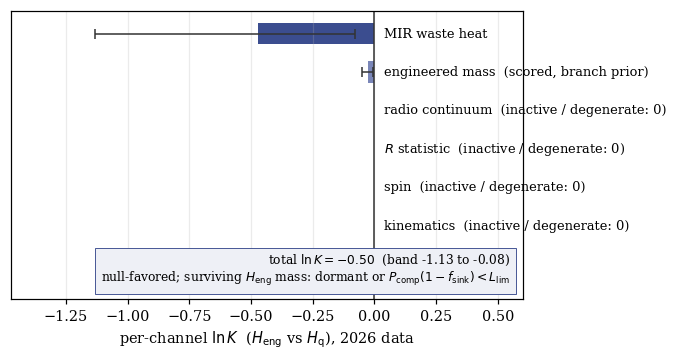

The script that saved this image:
"""Fig 3: worked-example ln K per channel, H_eng vs H_q (best null), omega Cen today.

Appendix B model, v1.0 continuous MIRI likelihood (OCS-MIRI-1, R5 5.3):

Channels and data (2026):
  MIR  : continuous per-filter detection against the real MIRI point-source
         sensitivity curve (JDox Table 1, ETC 6.0; miri_sensitivity.json,
         OCS-MIRI-DATA), crowding-penalized for the omega Cen core
  radio: no detection to 1.1 uJy at 7.25 GHz (Mahida 2026) -- both hypotheses
         predict silence in dormancy; likelihood ratio ~ 1 by construction
  R    : accretion never detected; channel inactive (ln K = 0)
  spin : no measurement yet (ln K = 0)
  kin/MSP: identical point-mass predictions for H_eng and H_q (ln K = 0);
         they act only in the H_q vs H_sub contest (mass-window cross-check)

H_eng priors (pre-registered, log-flat):
  P_comp  : log-uniform over [1, P_fuel] Lsun  (fuel ceiling from fig2/common)
  leak = 1 - f_sink : log-uniform over [1e-4, 1]  (transport floor)
  r_swarm : log-uniform over the envelope [2e-2, 4e3] AU (referee M3)
  f_warm  : log-uniform mass-fraction split between the two blackbody
            components (referee R5 5.3); the one new free parameter this
            build introduces
  dormant fraction f_d: probability the installation is dormant (P_comp -> 0);
         prior 0.5 (varied 0.1--0.9 for the sensitivity band)

MIR likelihood, continuous (R5 5.3, replacing the piecewise hard threshold):
the swarm's waste luminosity L_waste = leak * P_comp splits into a warm
component f_warm * L_waste and a cool component (1 - f_warm) * L_waste, each
re-radiated as a blackbody from the same swarm radius r via the existing
common.t_eff(L, r) -- so the SED is fixed by (L_waste, r, f_warm) with f_warm
the only new free parameter. Each component's flux density at each MIRI
filter's pivot wavelength is F_nu = pi * B_nu(T) * (r/d)^2 at d = 5.43 kpc.
A configuration is detected iff the summed (warm + cool) flux exceeds the
crowding-penalized sensitivity in ANY filter (logical OR over filters, never
a sum of per-filter significances). Filter bandpass width is not folded in:
no published per-filter bandwidth is sourced in miri_sensitivity.json, so
each filter's response is treated as a delta function at its pivot
wavelength, a stated approximation, not a claimed measurement.

The far-infrared corner (swarm cold enough that its Wien tail is negligible
at all MIRI wavelengths, <=25.5 um / F2550W) is not clamped by an assumed
placeholder limit: it falls out of the physics as simply undetected by any
filter in the array, which is the honest state (no far-IR instrument is
operating; OCS-MIRI-DATA). This replaces both the piecewise T_eff step
function and the "Wien-peak band" / "cross-band leakage" language Appendix B
previously claimed and the script did not implement (R5-V7).

Report xi = 1 - P(quiet | active) as the data-only statistic, separately
from ln K.

Outputs fig3_lnk.pdf + prints the numbers quoted in section 5.

Prior-edge sensitivity (referee R5-V3, R5-V7): every prior boundary is a
command-line parameter, because ln K here is a prior-volume ratio and the
boundaries are the levers.

  --leak-floor-dex   lower bound of the 1 - f_sink prior (default -4, the
                     Appendix A.3 transport floor; -6 is the softer alternative)
  --pcomp-floor-dex  lower bound of the P_comp prior in log10 Lsun (default 0,
                     i.e. 1 Lsun, which coincides with the warm instrument limit)
  --pcomp-ceiling    upper bound of the P_comp prior in Lsun (default: the
                     engineered-unsuppressed Bondi ceiling; 1e3 is the
                     ADIOS-suppressed natural ceiling)
  --r-range          swarm-radius prior in AU, two values
  --split-floor-dex  lower bound of the f_warm (warm mass-fraction) prior in
                     log10 (default -3: warm component can be as small as
                     0.1 per cent of the waste luminosity)
  --split-ceiling    upper bound of the f_warm prior (default 0.999: warm
                     component can dominate but never fully exclude the cool
                     one, which would make the split parameter undefined)
  --soft-threshold   replace the hard per-filter detection threshold with a
                     logistic in log10(F_nu / sensitivity) of the given width
                     in dex (0 = hard); per-filter probabilities combine as
                     P(nondetect) = product over filters of (1 - p_det,i),
                     the probabilistic form of the same OR rule
  --crowding-factor  multiplicative crowding/confusion penalty on the MIRI
                     sensitivities (default 3.0, OCS-MIRI-DATA / Paper C)

Structural note (referee R5-V1): because P(no detection | H_q) = 1, this
channel is one-sided and its evidence is capped at ln K >= ln f_d for any
depth of photometry. The script prints the capacity and the spent fraction
alongside the value. The data-only statistic is xi = 1 - P(quiet | active),
the fraction of the *active* prior volume the limits exclude; it carries no
dormancy prior.

Outputs fig3_lnk.pdf + prints the numbers quoted in section 5. The figure is
written only when every prior boundary sits at its default.
"""
import argparse
import json
import os
import numpy as np
import matplotlib
matplotlib.use("Agg")
import matplotlib.pyplot as plt
from common import LSUN, AU, C, PC, mdot_bondi, t_eff, STYLE

P_FUEL = mdot_bondi() * C**2 / LSUN
DIST_M = 5.43e3 * PC          # Paper C adopted distance, 5.43 kpc
H_PLANCK = 6.62607015e-34     # J s
K_BOLTZ = 1.380649e-23        # J K^-1

_HERE = os.path.dirname(os.path.abspath(__file__))
with open(os.path.join(_HERE, "miri_sensitivity.json")) as _fh:
    _SENS = json.load(_fh)
FILTERS = _SENS["filters"]
LAM_M = np.array([f["pivot_wavelength_um"] for f in FILTERS]) * 1e-6
SENS_UJY = np.array([f["sensitivity_ujy"] for f in FILTERS])

ap = argparse.ArgumentParser()
ap.add_argument("--leak-floor-dex", type=float, default=-4.0)
ap.add_argument("--pcomp-floor-dex", type=float, default=0.0)
ap.add_argument("--pcomp-ceiling", type=float, default=P_FUEL)
ap.add_argument("--r-range", type=float, nargs=2, default=[2e-2, 4e3])
ap.add_argument("--split-floor-dex", type=float, default=-3.0)
ap.add_argument("--split-ceiling", type=float, default=0.999)
ap.add_argument("--soft-threshold", type=float, default=0.0)
ap.add_argument("--crowding-factor", type=float, default=3.0)
# E-R9-06: the fuel ceiling is not a constant. It carries eta(a*) and the
# outflow-suppression state, and the fiducial 6.86e5 Lsun is the value at
# a* ~ 0.99 with suppression itself suppressed -- i.e. the prior silently
# conditions H_eng on the engineered, near-extremal, unsuppressed corner. With
# this flag the ceiling is drawn per sample from a stated mixture over the
# spin-architecture fork of Sec. 4.4 and over the suppression state, instead.
ap.add_argument("--fuel-mixture", action="store_true")
ap.add_argument("--w-thindisc", type=float, default=0.5,
                help="mixture weight on the thin-disc (near-extremal) branch")
ap.add_argument("--w-unsuppressed", type=float, default=0.5,
                help="mixture weight on the engineered-unsuppressed outflow state")
args = ap.parse_args()
LEAK_FLOOR_DEX = args.leak_floor_dex
IS_DEFAULT = (LEAK_FLOOR_DEX == -4.0 and args.pcomp_floor_dex == 0.0
              and args.pcomp_ceiling == P_FUEL and args.r_range == [2e-2, 4e3]
              and args.split_floor_dex == -3.0 and args.split_ceiling == 0.999
              and args.soft_threshold == 0.0 and args.crowding_factor == 3.0
              and not args.fuel_mixture)

plt.rcParams.update(STYLE)
rng = np.random.default_rng(20260717)

N = 2_000_000
SENS_JY_EFF = SENS_UJY * 1e-6 * args.crowding_factor   # crowded effective limit, Jy

R_MIN_AU, R_MAX_AU = args.r_range   # fueled inner bound to cluster stripping radius

def planck_nu(nu, T):
    """Spectral radiance B_nu(T), W m^-2 Hz^-1 sr^-1. Cold limit -> 0, not NaN."""
    with np.errstate(over="ignore", divide="ignore"):
        x = H_PLANCK * nu / (K_BOLTZ * np.maximum(T, 1e-3))
        return (2.0 * H_PLANCK * nu**3 / C**2) / np.expm1(x)

def p_quiet_given_active():
    """Fraction of the active-installation prior volume that evades every filter.

    This is the data-only statistic: no dormancy prior enters. One set of
    draws serves every f_d, so the sensitivity band uses common random
    numbers. Per-filter flux is accumulated in a loop over the 9 filters to
    keep peak memory at O(N) rather than O(N x n_filters).
    """
    if args.fuel_mixture:
        # spin: thin-disc branch at a* = 0.998, or MAD equilibrium a* ~ U(0.035, 0.07)
        # (the band sec:spinbranch adopts from Narayan2022 S3.4 and the shorter
        # Tchekhovskoy et al. 2012 runs; U(0.1, 0.3) is the retired value)
        thin = rng.random(N) < args.w_thindisc
        a_star = np.where(thin, 0.998, rng.uniform(0.035, 0.07, N))
        # eta(a*) falls roughly as a*^2 from its a* = 0.99 value (Sec. 4.2)
        eta_rel = (a_star / 0.99) ** 2
        # outflow suppression: engineered-unsuppressed, or naturally suppressed
        # by a factor log-uniform over the 1e2-500 range Appendix C quotes
        unsupp = rng.random(N) < args.w_unsuppressed
        supp_factor = np.where(unsupp, 1.0,
                               10 ** rng.uniform(2.0, np.log10(500.0), N))
        ceil_draw = P_FUEL * eta_rel / supp_factor
        ceil_draw = np.maximum(ceil_draw, 10 ** args.pcomp_floor_dex * 1.0001)
        logP = args.pcomp_floor_dex + (np.log10(ceil_draw) - args.pcomp_floor_dex) * rng.random(N)
    else:
        logP = rng.uniform(args.pcomp_floor_dex, np.log10(args.pcomp_ceiling), N)
    logleak = rng.uniform(LEAK_FLOOR_DEX, 0, N)
    logr = rng.uniform(np.log10(R_MIN_AU), np.log10(R_MAX_AU), N)
    logsplit = rng.uniform(args.split_floor_dex, np.log10(args.split_ceiling), N)

    L_waste = 10 ** (logP + logleak) * LSUN         # W
    f_warm = 10 ** logsplit
    r_m = 10 ** logr * AU
    T_warm = t_eff(f_warm * L_waste, r_m)
    T_cool = t_eff((1.0 - f_warm) * L_waste, r_m)
    area_term = (r_m / DIST_M) ** 2                  # (R_emit / d)^2, shared by both components

    if args.soft_threshold > 0:
        log_p_nondet_total = np.zeros(N)
    else:
        detected_any = np.zeros(N, dtype=bool)

    for lam, lim_jy in zip(LAM_M, SENS_JY_EFF):
        nu = C / lam
        F_nu = np.pi * area_term * (planck_nu(nu, T_warm) + planck_nu(nu, T_cool))  # W m^-2 Hz^-1
        F_jy = F_nu / 1e-26
        if args.soft_threshold > 0:
            z = np.log10(np.maximum(F_jy, 1e-300) / lim_jy) / args.soft_threshold
            p_det = 1.0 / (1.0 + np.exp(-z))
            log_p_nondet_total += np.log(np.maximum(1.0 - p_det, 1e-300))
        else:
            detected_any |= (F_jy > lim_jy)

    if args.soft_threshold > 0:
        return float(np.mean(np.exp(log_p_nondet_total)))
    return float(np.mean(~detected_any))

def lnK_mir(f_dormant, p_qa):
    return float(np.log(f_dormant + (1 - f_dormant) * p_qa))

p_qa = p_quiet_given_active()
lnK_c = lnK_mir(0.5, p_qa)
lo = lnK_mir(0.1, p_qa)   # least dormant -> most exposed -> most negative
hi = lnK_mir(0.9, p_qa)

# Mass channel (E-R9-03): scored in fE_mass_channel.py rather than asserted.
# Values are read from that script's JSON so the two cannot drift apart.
with open(os.path.join(_HERE, "fE_mass_channel.json")) as _fh:
    _MASS = json.load(_fh)
LNK_MASS = _MASS["range"]["w=0.5"]["lnK"]
# w = 0.9 is the most negative end (more late-spin-up prior volume above the
# ceiling), w = 0.1 the least; LO/HI here mean low/high on the lnK axis.
LNK_MASS_LO = _MASS["range"]["w=0.9"]["lnK"]
LNK_MASS_HI = _MASS["range"]["w=0.1"]["lnK"]

channels = ["MIR waste heat", "engineered mass", "radio continuum", "$R$ statistic",
            "spin", "kinematics"]
vals     = [lnK_c, LNK_MASS, 0.0, 0.0, 0.0, 0.0]
los      = [lo, LNK_MASS_LO, 0, 0, 0, 0]
his      = [hi, LNK_MASS_HI, 0, 0, 0, 0]

fig, ax = plt.subplots(figsize=(6.0, 3.4))
y = np.arange(len(channels))[::-1]
ax.barh(y, vals, color=["#3b4d8f", "#7a86b8"] + ["0.7"] * 4, height=0.55)
ax.errorbar([lnK_c, LNK_MASS], [y[0], y[1]],
            xerr=[[lnK_c - lo, LNK_MASS - LNK_MASS_LO],
                  [hi - lnK_c, LNK_MASS_HI - LNK_MASS]],
            fmt="none", ecolor="0.2", capsize=3, lw=1)
for yi, v, ch in zip(y, vals, channels):
    if ch == "MIR waste heat":
        note = ""
    elif ch == "engineered mass":
        note = "  (scored, branch prior)"
    else:
        note = "  (inactive / degenerate: 0)"
    ax.text(0.04, yi, ch + note, va="center", fontsize=8.5)
ax.axvline(0, color="0.2", lw=1)
ax.set_yticks([]); ax.set_ylim(-1.9, len(channels) - 0.4)
ax.set_xlabel(r"per-channel $\ln K$  ($H_{\rm eng}$ vs $H_{\rm q}$), 2026 data")
ax.set_xlim(min(lo * 1.3, -1.0), 0.6)
total = sum(vals)
ax.text(0.55, -0.7,
        f"total $\\ln K = {total:+.2f}$  (band {lo:+.2f} to {hi:+.2f})\n"
        f"null-favored; surviving $H_{{\\rm eng}}$ mass: dormant or "
        f"$P_{{\\rm comp}}(1-f_{{\\rm sink}}) < L_{{\\rm lim}}$",
        fontsize=8, va="top", ha="right",
        bbox=dict(fc="#eef0f6", ec="#3b4d8f", lw=0.6))
if IS_DEFAULT:
    fig.savefig("fig3_lnk.pdf"); fig.savefig("fig3_lnk.png", dpi=110)
cap = np.log(0.5)
print(f"leak floor 1e{LEAK_FLOOR_DEX:.0f}  P_comp [1e{args.pcomp_floor_dex:.0f}, "
      f"{args.pcomp_ceiling:.2e}] Lsun  r [{R_MIN_AU:g}, {R_MAX_AU:g}] AU  "
      f"split [1e{args.split_floor_dex:.0f}, {args.split_ceiling:g}]  "
      f"soft {args.soft_threshold:g} dex  crowding x{args.crowding_factor:g}")
print(f"  xi (excluded active-prior fraction) {1-p_qa:.3f}   P(quiet|active) {p_qa:.3f}")
print(f"  lnK_MIR central {lnK_c:+.3f}  band [{lo:+.3f}, {hi:+.3f}]")
print(f"  channel capacity ln f_d = {cap:+.3f} nats; spent {lnK_c/cap:.0%}, "
      f"headroom {cap-lnK_c:+.3f}")
print(f"  P_fuel {P_FUEL:.2e} Lsun")
print(f"  lnK_mass (scored, w=0.5, range prior) {LNK_MASS:+.3f} "
      f"[{LNK_MASS_LO:+.3f}, {LNK_MASS_HI:+.3f}]")
print(f"  TOTAL lnK = {total:+.3f}  (MIR {lnK_c:+.3f} + mass {LNK_MASS:+.3f}); "
      f"the MIR channel value is unchanged by the mass channel")
